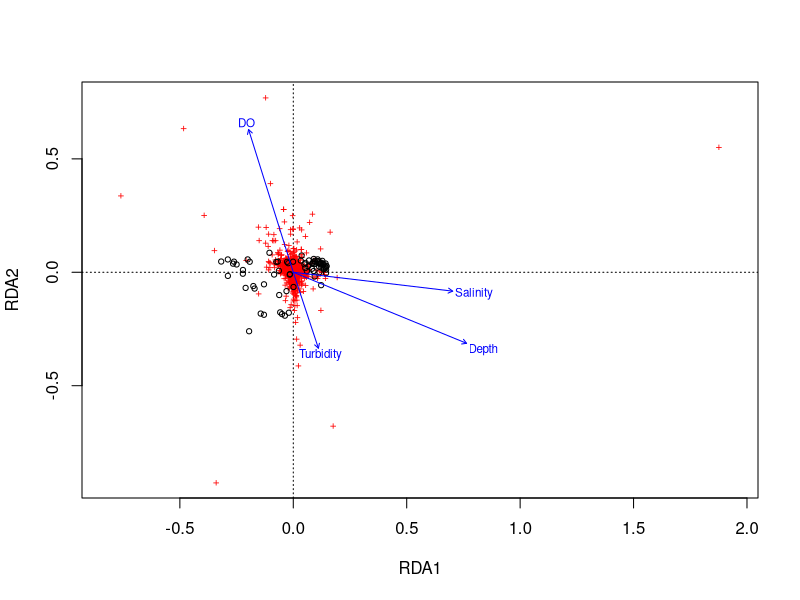

Write R code to recreate this figure. (Note: this script raises an error after producing the figure.)
## ---- chunk 1
rm(list=ls()) 
knitr::opts_chunk$set(echo = TRUE)
## ---- chunk 2
# 最小样本量，低于此值样品被删除
sample_min=10000
# 最低丰度，低于此值OTU被删除
otu_min=1
## ---- chunk 3
site="https://mirrors.tuna.tsinghua.edu.cn/CRAN"
# 依赖包列表：数据变换、绘图、生态分析
package_list = c("grid","ggplot2","gridExtra","vegan","reshape2","RColorBrewer","ggrepel")
# 判断R包加载是否成功来决定是否安装后再加载
for(p in package_list){
	if(!suppressWarnings(suppressMessages(require(p, character.only = TRUE, quietly = TRUE, warn.conflicts = FALSE)))){
		install.packages(p, repos=site)
		suppressWarnings(suppressMessages(library(p, character.only = TRUE, quietly = TRUE, warn.conflicts = FALSE)))
  }
}
## ---- chunk 4
# 读取制表符分割的OTU原始reads count表，标准化的比例无法统计多样性
otu = read.table("otutab.txt", header = T, row.names=1)
# 展示数据样式
otu[1:3, 1:8]

# 样本测序量评估，根据测序量调整最小样本量，默认为10000
summary(colSums(otu))
# 按样本量筛选，低于最小样本量丢弃，100个样品只有76个大于10000条序列
otu = otu[,colSums(otu) > sample_min]

# 转置vegan使用的行名为样品，与环境因子对应
otu = as.data.frame(t(otu))

# 进行OTU标准化,所有样品按10000条reads抽平
head(rowSums(otu))
otu = as.data.frame(rrarefy(otu, sample_min))
head(rowSums(otu))

# 过滤掉rare OTU，即所有样品累计小于5条reads的OTU，8701剩2401，可改为1条
otu = otu[, colSums(otu) > otu_min]

# 读取环境因子
env = read.table("env.txt", header = T, row.names=1)
head(env, 3)
# 实验设计，应该从文件中读取，本文从环境因子样本名中解析并保存
# metadata = t(as.data.frame(strsplit(rownames(env),"_")))
# rownames(metadata) = rownames(env)
# colnames(metadata) = c("WaterMass", "Layer", "Depth")
# write.table(paste("SampleID\t",sep=""), file=paste("metadata.txt",sep=""), append = F, quote = F, eol = "", row.names = F, col.names = F)
# suppressWarnings(write.table(metadata, file=paste("", "metadata.txt",sep=""), append = T, quote = F, sep = '\t', row.names = T))
# 去除缺失NA的数据，防止以下分析报错
env = na.omit(env)

# 交叉筛选 OTU和ENV共有
idx = rownames(otu) %in% rownames(env)
otu = otu[idx, ]

# 实验设计
metadata = read.table("metadata.txt", header = T, row.names=1)
head(metadata, 3)

# 交叉筛选 OTU和metadata共有，三者共有
idx = rownames(otu) %in% rownames(metadata)
otu = otu[idx, ]
env = env[rownames(otu),]
metadata = metadata[rownames(otu),]


# 保存筛选样本的抽平OTU表用于标准化
otu_count = otu

# tb-RDA物种数据
##Hellinger预转化（处理包含很多0值的群落物种数据时，推荐使用）
otu = decostand(otu, "hellinger")

# 保存非缺失环境因子原始值
env_raw = env

# 将环境因子进行log+1自然对数转化，使得环境因子数据更均一
env = log1p(env)
## ---- chunk 5
# adonis统计otu与所有环境因子关联，“~.”表示将数据框env中所有的列变量（环境因子）作为解释变量带入RDA排序，是一种变量全选的省略模式
# 本方法计算的结果与dbrda和capscale中的anova.cca方法得到的结果一样。
otu_env.adonis = adonis(otu ~., data=env)

## 查看adonis中的显著性环境因子数据
otu_env.adonis

## 最佳环境变量：与OTU丰度变化显著相关的环境因子
bestEnvVariables = rownames(otu_env.adonis$aov.tab)[otu_env.adonis$aov.tab$"Pr(>F)"<=0.05]

# 删除NA: 最后两项是NA的插入条目，所以删除最后两项NA
bestEnvVariables=bestEnvVariables[!is.na(bestEnvVariables)]

# 显示显著环境因子
bestEnvVariables

#在筛选完RDA和CCA分析后，我们需要对所有环境因子进行共线性分析，利用方差膨胀因子分析
otu.tab.0 <- rda(otu ~ 1, env) #no variables
#Axis 第一项大于四应该用CCA分析
#使用全部的环境数据
otu.tab.1<- rda(otu ~ ., env)

##R2 校正
#RsquareAdj() 提取 R2
r2 <- RsquareAdj(otu.tab.1)
rda_noadj <- r2$r.squared	#原始 R2
rda_adj <- r2$adj.r.squared	#校正后的 R2
#我们在筛选完RDA和CCA分析后，我们需要对所有环境因子进行共线性分析，利用方差膨胀因子分析
vif.cca(otu.tab.1)

#rda_tb_forward_p <- ordistep(rda(otu~1, env, scale = FALSE), scope = #formula(otu.tab.1), direction = 'forward', permutations = 999)


#细节部分查看
#summary(rda_tb_forward_p, scaling = 1)

#ordiR2step()的前向选择原理与ordistep()类似，但引入全模型R2adj作为第##二个终止原则（即增添了Borcard终止准则）：如果当前所选模型的R2adj达到#或超过全模型的R2adj，或备选变量的偏RDA置换检验p值不显著，则变量选择#将停止。
#vegan 包 ordiR2step() 前向选择，基于 999 次置换检验

#rda_tb_forward_r <- ordiR2step(rda(otu~1, env, scale = FALSE), scope #= formula(otu.tab.1), R2scope = rda_adj, direction = 'forward', permutations = 999)


#细节部分查看
#summary(rda_tb_forward_r, scaling = 1)
 
#vif.cca(otu.tab.1)
#删除掉共线性的环境因子，删掉最大的变量，直到所有的变量都小于10
otu.tab.2 <- rda(otu ~ Depth+Temperature+Salinity+DO+Turbidity+PO4+SiO3+NO2+NO3+NH4, env)
##查看vif值大小
vif.cca(otu.tab.2)
#再一次测试筛选
otu.tab.3 <- rda(otu ~ Depth+Temperature+Salinity+DO+Turbidity+PO4+SiO3+NO2+NH4, env)
vif.cca(otu.tab.3)

#方差膨胀因子分析,目前所有变量都已经小于10
vif.cca(otu.tab.3)

#若想关注某两个环境变量间的交互作用，例如添加 深度和 温度 的交互作用项
#rda_tb <- rda(otu ~ Salinity+DO+Turbidity+PO4+SiO3+NO2+NH4 +Depth*Temperature, env, scale = FALSE)
##偏 RDA
#例如控制深度影响后（pH 作为协变量），观测其它环境因素的影响；物种数据 Hellinger 预转化
rda_part <- rda(otu ~ Salinity+DO+Turbidity+PO4+SiO3+NO2+NH4 +Temperature+Condition(Depth), data = env, scale = FALSE)
## ---- chunk 6
sel = decorana(otu)
sel

# 进行CCA和RDA的选择，如果想选CCA就用下面被注释的这条命令
#eval(parse(text=paste("sol = cca(otu ~ ",do.call(paste,c(as.list(bestEnvVariables),sep=" + ")),",data = env)",sep="")))

# 这里小于3，选择RDA
eval(parse(text=paste("sol = rda(otu ~ ",do.call(paste,c(as.list(bestEnvVariables),sep=" + ")),",data = env)",sep="")))

plot(sol, scaling = 1)
rda_tb_test <- anova(sol, permutations = 999)
#所有约束轴的置换检验，以 999 次为例
rda_test <- anova.cca(sol, step = 1000)
rda_test
#各约束轴逐一检验，以 999 次为例
rda_test_axis <- anova.cca(sol, by = 'axis', step = 1000)
rda_test_axis
##结果显示只有第一轴显著，第二及之后的约束轴理论上不能再用作分析了
#p 值校正（Bonferroni 为例）
rda_test_axis$`Pr(>F)` <- p.adjust(rda_test_axis$`Pr(>F)`, method = 'bonferroni')

rda_test_axis

#scores() 提取排序得分（坐标），以 I 型标尺为例，前四轴为例
#使用物种加权和计算的样方得分
otu_cca_site.scaling1 <- scores(sol, choices = 1:4, scaling = 1, display = 'wa')        
#物种变量（响应变量）得分
otu_cca_sp.scaling1 <- scores(sol, choices = 1:4, scaling = 1, display = 'sp')
#环境变量（解释变量）得分
otu_cca_env.scaling1 <- scores(sol, choices = 1:4, scaling = 1, display = 'bp')

#或者在 summary() 后提取，以 I 型标尺为例，前四轴为例
otu_cca.scaling1 <- summary(sol, scaling = 1)
#使用物种加权和计算的样方得分
otu_cca_site.scaling1 <- otu_cca.scaling1$site[ ,1:4]
#物种
otu_cca_sp.scaling1 <- otu_cca.scaling1$species[ ,1:4]
#环境
otu_cca_env.scaling1 <- otu_cca.scaling1$biplot[ ,1:4]
 
#若需要输出在本地
#样方
write.table(data.frame(otu_cca_site.scaling1), 'otu_cca_site.scaling1.txt', sep = '\t', col.names = NA, quote = FALSE)
#物种
write.table(data.frame(otu_cca_sp.scaling1), 'otu_cca_sp.scaling1.txt', sep = '\t', col.names = NA, quote = FALSE)
#环境
write.table(data.frame(otu_cca_env.scaling1), 'otu_cca_env.scaling1.txt', sep = '\t', col.names = NA, quote = FALSE)
#coef() 提取 CCA 典范系数
cca_coef <- coef(sol)

#对于校正前后R2的提取，可使用RsquareAdj()完成。R2经过校正后通常会降低，这是必然的。
#RsquareAdj() 提取 R2，详情 ?RsquareAdj() 
r2 <- RsquareAdj(sol)
r2$r.squared 
otu_cca_noadj <- r2$r.squared       #原始 R2为0.1408488
r2$adj.r.squared 
otu_cca_adj <- r2$adj.r.squared     #校正后的 R2为0.09244595
## ---- chunk 7

##将微生物群落作为一个距离矩阵（如Bray-curtis，环境变量作为另一个距离矩阵如pH、温等，#再检验两个矩阵之间的相关性。）

otu_bray<-vegdist(otu, method="bray")

env_Salinity<-vegdist(env$Salinity, method="euclidean")

env_Depth<-vegdist(env$Depth, method="euclidean")

env_DO<-vegdist(env$DO, method="euclidean")


#做999次重复用来计算P值
mantel(otu_bray, env_Salinity+env_Depth, permutations=999)
mantel(otu_bray, env_Depth, permutations=999)
mantel(otu_bray, env_DO, permutations=999)

##当这些环境变量间存在自相关关系时，需要控制其他变量
mantel.partial(otu_bray, env_Salinity, env_Depth, permutations=999)
## ---- chunk 8
#生态学研究中，属于不同类别的两组或两组以上解释变量共同解释一组响应变量的现象非常常见，当我们对它们中的每一个所单独能解释的变差（或者两组或多组变量共同解释的变差）产生兴趣时Turbidity+PO4+SiO3+NO2+NO3+NH4
VPA <- bioenv(otu,env) ##计算与群落变化最大的环境因子组合
VPA
summary(VPA)
mod <- varpart(otu,~DO,~Salinity,~Depth, data =env)
mod
plot(mod)

#以两组环境变量为例，运行变差分解
rda_tb_forward_vp <- varpart(otu, env['Depth'], env[c('DO', 'Salinity', 'Temperature', 'Turbidity', 'PO4')])
rda_tb_forward_vp
plot(rda_tb_forward_vp, digits = 2, Xnames = c('Depth', 'chemical'), bg = c('blue', 'red'))
## ---- chunk 9
group <- as.factor(metadata$WaterMass)
###k表示最后展示的维度
mds <- cmdscale(dist(otu), k = 2, eig = TRUE)
mds_point <- data.frame(mds$points)   # 得到各样本的坐标
colnames(mds_point) <- c('X1','X2')
eig <- mds$eig

color <- c(brewer.pal(4,"Set1"))
ggplot(mds_point, aes(x = X1, y = X2, color = group)) +
  geom_point(aes(color = group), size = 4, alpha = 0.6) +
  stat_ellipse(aes(x = X1, y = X2, fill = group), geom = "polygon", alpha = 1/2, levels = 0.95) +
  # geom用于设置填充形状，alpha设置透明度。不设置则为实心填充，遮盖椭圆中的点,
  # levels设置confidence ellipses的置信区间, 在0-1范围内。levels越小椭圆面积越小，涵盖的点越集中。
  # 不需要填充的时候去掉fill及对fill的补充参数geom,alpha等即可
  scale_fill_manual(values= color) +
  scale_color_manual(values = color) 
# 颜色可以自己设置，或者直接用scale_color_brewer()

library(vegan)
fit <- envfit(mds, env,permutations = 999)
fit_val <- scores(fit, display = c("vectors"))
fit_val <- fit_val*vegan::ordiArrowMul(fit_val, fill = 1.5)

## fit的结果output: 
## P值表示显著性，Dim1, Dim2的坐标用于接下来把向量添加到PcoA二维图中。

fit$vectors

##ggplot添加向量
p =ggplot(mds_point, aes(x = X1, y = X2, color = group)) +
  geom_point(size = 4, alpha = 0.6) +
  stat_ellipse(aes(x = X1, y = X2, fill = group), geom = "polygon", alpha = 1/2) +
  scale_fill_manual(values=color) +
  scale_color_manual(values = color) +
  geom_segment(data=data.frame(fit_val), 
               aes(x=0,y=0,xend=Dim1, yend=Dim2), 
               arrow=arrow(length=unit(0.2,"cm")), 
               color='black',alpha=1)  + 
  geom_label_repel(data=data.frame(fit_val), aes(Dim1, Dim2, label=rownames(fit_val)),
                   color='black',alpha=1,
                   segment.color = 'grey35',
                   point.padding = unit(0.1,"lines")) +
  labs(x = paste("CAP 1 (", format(100*eig[1]/sum(eig), digits = 4), "%)",sep = ""), 
       y = paste("CAP 2 (", format(100*eig[2]/sum(eig), digits = 4), "%)",sep = "")) 
# 常用美化，如bw主题，去除风格等
p = p + theme_bw() + theme(panel.grid.major=element_line(colour=NA))
p
# 最终结果保存
ggsave("env_RDA.pdf", p, width = 7, height = 4)
## ---- chunk 10
library(vegan)

##读取数据
#读入物种数据，细菌门水平丰度表（OTU 水平数据量太大，后续的置换检验和变量选择过程很费时间，不方便做示例演示）
phylum <- read.delim('phylum_table.txt', row.names = 1, sep = '\t', stringsAsFactors = FALSE, check.names = FALSE)

#读取环境数据
env <- read.delim('env_table.txt', row.names = 1, sep = '\t', stringsAsFactors = FALSE, check.names = FALSE)

##RDA
#调用格式 1
#rda(Y, X, W)
#或者 2
#rda(Y~var1+var2+var3+factorA+var2*var3+Condition(var4))

#直接使用原始数据，不做转化。对于群落物种组成数据来讲（因为通常包含很多 0 值），不是很推荐
rda_result <- rda(phylum~., env, scale = FALSE)

##tb-RDA
#物种数据 Hellinger 预转化（处理包含很多 0 值的群落物种数据时，推荐使用）
phylum_hel <- decostand(phylum, method = 'hellinger')

#使用全部的环境数据
rda_tb <- rda(phylum_hel~., env, scale = FALSE)

#若只关注局部环境数据，除了在原始表格中修改变量个数外，还可直接在 rda() 中指定
#例如只考虑 pH、TC、TN、AP、AK 这 5 种环境变量
#rda_tb <- rda(phylum_hel~pH+TC+TN+AP+AK, env, scale = FALSE)

#默认情况下，rda(phylum_hel~., env)，不包含环境变量间的交互作用
#若想关注某两个环境变量间的交互作用，例如添加 TC 和 TN 的交互作用项
#rda_tb <- rda(phylum_hel~pH+TC+DOC+SOM+TN+NO3+NH4+AP+AK+TC*TN, env, scale = FALSE)

##偏 RDA
#例如控制土壤 pH 影响后（pH 作为协变量），观测其它环境因素的影响；物种数据 Hellinger 预转化
rda_part <- rda(phylum_hel~TC+DOC+SOM+TN+NO3+NH4+AP+AK+Condition(pH), data = env, scale = FALSE)

##db-RDA（以 Bray-curtis 距离为例，注意这里直接使用了原始的物种丰度矩阵）
#计算距离
dis_bray <- vegdist(phylum, method = 'bray')

#PCoA 排序
pcoa <- cmdscale(dis_bray, k = nrow(phylum) - 1, eig = TRUE, add = TRUE)

#提取 PCoA 样方得分（坐标）
pcoa_site <- pcoa$point

#db-RDA，使用全部的环境数据
rda_db <- rda(pcoa_site, env, scale = FALSE)

#或者，capscale() 提供了直接运行的方法
rda_db <- capscale(phylum~., env, distance = 'bray', add = TRUE)

#若基于欧氏距离，则和常规 RDA 的结果一致
#物种数据 Hellinger 转化后，分别执行 tb-RDA 与使用欧氏距离的 db-RDA
rda_tb_test <- rda(phylum_hel~., env)
rda_db_test <- capscale(phylum_hel~., env, distance = 'euclidean')

par(mfrow = c(1, 2))
plot(rda_tb_test, scaling = 1)
plot(rda_db_test, scaling = 1)
## ---- chunk 11
##非线性 RDA *
#本文不做介绍
#可参见 “DanielBorcard, FranoisGillet, PierreLegendre, et al. 数量生态学:R语言的应用（赖江山 译）. 高等教育出版社, 2014.” 170-174 页内容

##RDA 结果解读，以下以 tb-RDA 结果为例
#查看统计结果信息，以 I 型标尺为例
rda_tb.scaling1 <- summary(rda_tb, scaling = 1)
rda_tb.scaling1

#作图查看排序结果，三序图，包含 I 型标尺和 II 型标尺
par(mfrow = c(1, 2))
plot(rda_tb, scaling = 1, main = 'I 型标尺', display = c('wa', 'sp', 'cn'))
rda_sp.scaling1 <- scores(rda_tb, choices = 1:2, scaling = 1, display = 'sp')
arrows(0, 0, rda_sp.scaling1[ ,1], rda_sp.scaling1[ ,2], length =  0, lty = 1, col = 'red')
plot(rda_tb, scaling = 2, main = 'II 型标尺', display = c('wa', 'sp', 'cn'))
rda_sp.scaling2 <- scores(rda_tb, choices = 1:2, scaling = 2, display = 'sp')
arrows(0, 0, rda_sp.scaling2[ ,1], rda_sp.scaling2[ ,2], length =  0, lty = 1, col = 'red')

#隐藏物种信息，以 I 型标尺为例展示双序图，并查看分别使用物种加权计算的样方坐标以及拟合的样方坐标的差异
par(mfrow = c(1, 2))
plot(rda_tb, scaling = 1, main = 'I 型标尺，加权', display = c('wa', 'cn'))
plot(rda_tb, scaling = 1, main = 'I 型标尺，拟合', display = c('lc', 'cn'))
## ---- chunk 12
##RDA 结果提取
#scores() 提取排序得分（坐标），以 I 型标尺为例，分别提取前两个约束轴中的样方（排序对象）、物种（响应变量）、环境因子（解释变量）的排序坐标
rda_site.scaling1 <- scores(rda_tb, choices = 1:2, scaling = 1, display = 'wa')	#使用物种加权和计算的样方坐标
rda_sp.scaling1 <- scores(rda_tb, choices = 1:2, scaling = 1, display = 'sp')
rda_env.scaling1 <- scores(rda_tb, choices = 1:2, scaling = 1, display = 'cn')
#若需要输出在本地，以样方坐标为例，以 csv 格式为例
write.csv(data.frame(rda_site.scaling1), 'rda_site.scaling1.csv')

#coef() 提取典范系数
rda_coef <- coef(rda_tb)

#其它提取方式，首先查看结果包含的所有信息
names(rda_tb.scaling1)
#然后提取相关内容，例如我们想提取前两轴的“样方得分”，可如此做
rda_site.scaling1 <- rda_tb.scaling1$sites[ ,1:2]
#该结果和上述“scores(rda_tb, choices = 1:2, scaling = 1, display = 'wa')”的结果是一致的
#同理，可如此输出在本地
write.csv(data.frame(rda_site.scaling1), 'rda_site.scaling1.csv')

##R2 校正
#RsquareAdj() 提取 R2
r2 <- RsquareAdj(rda_tb)
rda_noadj <- r2$r.squared	#原始 R2
rda_adj <- r2$adj.r.squared	#校正后的 R2

#关于约束轴的解释量，应当在 R2 校正后手动计算

##置换检验
#所有约束轴的置换检验，以 999 次为例
rda_tb_test <- anova(rda_tb, permutations = 999)
#或者使用
rda_tb_test <- anova.cca(rda_tb, step = 1000)

#各约束轴逐一检验，以 999 次为例
rda_tb_test_axis <- anova(rda_tb, by = 'axis', permutations = 999)
#或者使用
rda_tb_test_axis <- anova.cca(rda_tb, by = 'axis', step = 1000)

#p 值校正（Bonferroni 为例）
rda_tb_test_axis$`Pr(>F)` <- p.adjust(rda_tb_test_axis$`Pr(>F)`, method = 'bonferroni')


##变量选择
#计算方差膨胀因子
vif.cca(rda_tb)

##可以看出有几个变量的VIF值特别大（超过10甚至20），所以有必要剔除一些变量
#多元回归变量筛选通常有三种模式：前向选择（forward selection）、后向选择（backward selection）以及逐步选择（stepwise selection，也称双向选择，forward-backward selection）。其中前向选择在RDA分析中最为常用，以下将以前向选择为例简介RDA模型中的变量选择方法。
#vegan 包 ordistep() 前向选择，基于 999 次置换检验


#vegan 包 ordistep() 前向选择，基于 999 次置换检验
rda_tb_forward_p <- ordistep(rda(phylum_hel~1, env, scale = FALSE), scope = formula(rda_tb), direction = 'forward', permutations = 999)

#vegan 包 ordiR2step() 前向选择，基于 999 次置换检验
rda_tb_forward_r <- ordiR2step(rda(phylum_hel~1, env, scale = FALSE), scope = formula(rda_tb), R2scope = rda_adj, direction = 'forward', permutations = 999)

#以 rda_tb 和 rda_tb_forward_r 为例，简要绘制双序图比较变量选择前后结果
par(mfrow = c(1, 2))
plot(rda_tb, scaling = 1, main = '原始模型，I 型标尺', display = c('wa', 'cn'))
plot(rda_tb_forward_r, scaling = 1, main = '前向选择后，I 型标尺', display = c('wa', 'cn'))
## ---- chunk 13
#细节部分查看
summary(rda_tb_forward_r, scaling = 1)

#比较选择前后校正后 R2 的差异
RsquareAdj(rda_tb)$adj.r.squared
RsquareAdj(rda_tb_forward_r)$adj.r.squared


##变差分解 varpart()，以前向选择后的简约模型 rda_tb_forward_r 为例（包含 6 个环境解释变量）
#以两组环境变量为例，运行变差分解
rda_tb_forward_vp <- varpart(phylum_hel, env['pH'], env[c('DOC', 'SOM', 'AP', 'AK', 'NH4')])
rda_tb_forward_vp

plot(rda_tb_forward_vp, digits = 2, Xnames = c('pH', 'CNPK'), bg = c('blue', 'red'))

#查看前向选择中被剔除的环境变量“TC”，与这 6 个被保留的环境变量之间解释变差的“共享程度”
rda_tb_forward_vp <- varpart(phylum_hel, env['TC'], env[c('pH', 'DOC', 'SOM', 'AP', 'AK', 'NH4')])
plot(rda_tb_forward_vp, digits = 2, Xnames = c('TC', 'forward_env'), bg = c('blue', 'red'))

#解释变差的置换检验，以 pH 所能解释的全部变差为例；999 次置换
anova(rda(phylum_hel, env['pH']), permutations = 999)
#若考虑 pH 单独解释的变差部分，需将其它变量作为协变量；999 次置换
anova(rda(phylum_hel, env['pH'], env[c('DOC', 'SOM', 'AP', 'AK', 'NH4')]), permutations = 999)

##plot() 作图示例，以前向选择后的简约模型 rda_tb_forward_r 为例，展示前两轴，II 型标尺，双序图，默认使用物种加权和计算的样方坐标
pdf('rda_plot.pdf', width = 5, height = 5)
plot(rda_tb_forward_r, choices = c(1, 2), scaling = 2, type = 'n')
text(rda_tb_forward_r, choices = c(1, 2), scaling = 2, col = 'blue', cex = 0.8) # dis = 'cn',
points(rda_tb_forward_r, choices = c(1, 2), scaling = 2, pch = 21, bg = c(rep('red', 9), rep('orange', 9), rep('green3', 9)), col = NA, cex = 1.2)
dev.off()
## ---- chunk 14
##ggplot2 作图，以前向选择后的简约模型 rda_tb_forward_r 为例，展示前两轴，II 型标尺，双序图，默认使用物种加权和计算的样方坐标
#提取样方和环境因子排序坐标，前两轴，II 型标尺
rda_tb_forward_r.scaling2 <- summary(rda_tb_forward_r, scaling = 2)
rda_tb_forward_r.site <- data.frame(rda_tb_forward_r.scaling2$sites)[1:2]
rda_tb_forward_r.env <- data.frame(rda_tb_forward_r.scaling2$biplot)[1:2]

#读取样本分组数据（附件“group.txt”）
group <- read.delim('group.txt', sep = '\t', stringsAsFactors = FALSE, check.names = FALSE)

#合并样本分组信息，构建 ggplot2 作图数据集
rda_tb_forward_r.site$sample <- rownames(rda_tb_forward_r.site)
rda_tb_forward_r.site <- merge(rda_tb_forward_r.site, group, by = 'sample')

rda_tb_forward_r.env$sample <- NA
rda_tb_forward_r.env$group <- rownames(rda_tb_forward_r.env)

#ggplot2 作图
p <- ggplot(rda_tb_forward_r.site, aes(RDA1, RDA2)) +
    geom_point(aes(color = group)) +
    scale_color_manual(values = c('red', 'orange', 'green3')) +
    theme(panel.grid = element_blank(), panel.background = element_rect(color = 'black', fill = 'transparent'), legend.title = element_blank(), legend.key = element_rect(fill = 'transparent')) + 
    labs(x = 'RDA1 (42.91%)', y = 'RDA2 (9.80%)') +
    geom_vline(xintercept = 0, color = 'gray', size = 0.5) + 
    geom_hline(yintercept = 0, color = 'gray', size = 0.5) +
    geom_segment(data = rda_tb_forward_r.env, aes(x = 0,y = 0, xend = RDA1,yend = RDA2), arrow = arrow(length = unit(0.1, 'cm')), size = 0.3, color = 'blue') +
    geom_text(data = rda_tb_forward_r.env, aes(RDA1 * 1.1, RDA2 * 1.1, label = group), color = 'blue', size = 3)
p
ggsave('rda_plot.pdf', p, width = 5, height = 4)
## ---- chunk 15
# 之前保存了OTU表抽平为otu_count

# 计算alpha多样性
# 对抽平的表计算多种alpha指数，默认为richness
#richness = as.data.frame(specnumber(otu_count))
# 可以末抽平的OTU表，指定总量计算richness
richness = as.data.frame(rarefy(otu_count, sample_min))
colnames(richness) = "richness"

env_raw = env_raw[rownames(richness),] 
## ---- chunk 16
#将环境因子和数据进行回归分析
richness.lm = lm(richness$richness ~ ., data = env_raw)
summary(richness.lm)
## ---- chunk 17
# 实验设计、多样性、环境因子 (-1去年重名的列)
df = cbind(metadata, richness, env_raw[,-1])
head(df,2)

# 绘制上面计算显著的盐分与richness的散点图拟合
p=ggplot(df,aes(Salinity, richness)) + 
  geom_point(aes(colour=WaterMass)) +
  geom_smooth(method="lm", size=1, se=T) +theme_bw() 
p

# 绘制所有环境因子
# 保留前4列不变
df_all = melt(df, id=1:4)
p=ggplot(df_all,aes(value, richness)) + 
  geom_point(aes(colour=WaterMass)) +
  geom_smooth(method="lm", size=1, se=T) +
  facet_wrap( ~ variable , scales="free", ncol=4) +theme_bw() 
p
ggsave("env_richness_lm.pdf", p, width = 16, height = 10)
